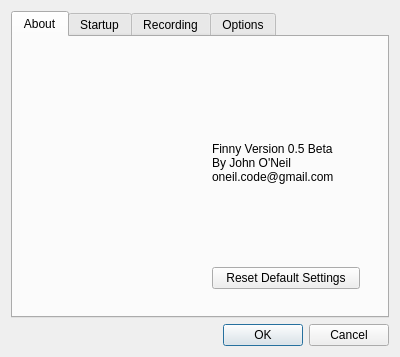
<?xml version="1.0" encoding="UTF-8"?>
<ui version="4.0">
 <class>Dialog</class>
 <widget class="QDialog" name="Dialog">
  <property name="geometry">
   <rect>
    <x>0</x>
    <y>0</y>
    <width>400</width>
    <height>350</height>
   </rect>
  </property>
  <property name="sizePolicy">
   <sizepolicy hsizetype="Expanding" vsizetype="Expanding">
    <horstretch>0</horstretch>
    <verstretch>0</verstretch>
   </sizepolicy>
  </property>
  <property name="maximumSize">
   <size>
    <width>400</width>
    <height>350</height>
   </size>
  </property>
  <property name="windowTitle">
   <string>Dialog</string>
  </property>
  <layout class="QVBoxLayout" name="verticalLayout">
   <item>
    <widget class="QTabWidget" name="Tabs">
     <property name="currentIndex">
      <number>0</number>
     </property>
     <widget class="QWidget" name="AboutTab">
      <attribute name="title">
       <string>About</string>
      </attribute>
      <layout class="QVBoxLayout" name="verticalLayout_6">
       <item>
        <widget class="QWidget" name="widget_5" native="true">
         <layout class="QHBoxLayout" name="horizontalLayout">
          <item>
           <widget class="QLabel" name="label">
            <property name="sizePolicy">
             <sizepolicy hsizetype="Fixed" vsizetype="Fixed">
              <horstretch>0</horstretch>
              <verstretch>0</verstretch>
             </sizepolicy>
            </property>
            <property name="maximumSize">
             <size>
              <width>205</width>
              <height>191</height>
             </size>
            </property>
            <property name="text">
             <string/>
            </property>
            <property name="pixmap">
             <pixmap resource="../finny.qrc">:/finny/assets/radioshark.png</pixmap>
            </property>
            <property name="scaledContents">
             <bool>true</bool>
            </property>
           </widget>
          </item>
          <item>
           <widget class="QWidget" name="widget_6" native="true">
            <layout class="QVBoxLayout" name="verticalLayout_7">
             <item>
              <widget class="QLabel" name="label_2">
               <property name="text">
                <string>Finny Version 0.5 Beta
By John O'Neil
oneil.code@gmail.com</string>
               </property>
              </widget>
             </item>
             <item>
              <widget class="QPushButton" name="Reset">
               <property name="text">
                <string>Reset Default Settings</string>
               </property>
              </widget>
             </item>
            </layout>
           </widget>
          </item>
         </layout>
        </widget>
       </item>
      </layout>
     </widget>
     <widget class="QWidget" name="StartupSettingsTab">
      <attribute name="title">
       <string>Startup</string>
      </attribute>
      <layout class="QVBoxLayout" name="verticalLayout_2">
       <property name="spacing">
        <number>3</number>
       </property>
       <property name="margin">
        <number>0</number>
       </property>
       <item>
        <widget class="QGroupBox" name="groupBox">
         <property name="title">
          <string>Startup Frequency Behavior</string>
         </property>
         <layout class="QVBoxLayout" name="verticalLayout_3">
          <property name="spacing">
           <number>3</number>
          </property>
          <property name="leftMargin">
           <number>3</number>
          </property>
          <property name="topMargin">
           <number>3</number>
          </property>
          <property name="rightMargin">
           <number>3</number>
          </property>
          <property name="bottomMargin">
           <number>0</number>
          </property>
          <item>
           <widget class="QRadioButton" name="StartAtLastFrequency">
            <property name="text">
             <string>Start Finny at last frequecy listened to.</string>
            </property>
           </widget>
          </item>
          <item>
           <widget class="QRadioButton" name="StartAtFixedFrequency">
            <property name="text">
             <string>Start Finny at frequency:</string>
            </property>
           </widget>
          </item>
          <item>
           <widget class="QWidget" name="StartFrequencyPanel" native="true">
            <layout class="QHBoxLayout" name="horizontalLayout_2">
             <property name="spacing">
              <number>3</number>
             </property>
             <property name="margin">
              <number>0</number>
             </property>
             <item>
              <widget class="QComboBox" name="StartBand">
               <property name="sizePolicy">
                <sizepolicy hsizetype="Fixed" vsizetype="Fixed">
                 <horstretch>0</horstretch>
                 <verstretch>0</verstretch>
                </sizepolicy>
               </property>
               <item>
                <property name="text">
                 <string>AM</string>
                </property>
               </item>
               <item>
                <property name="text">
                 <string>FM</string>
                </property>
               </item>
              </widget>
             </item>
             <item>
              <widget class="QDoubleSpinBox" name="StartFreq">
               <property name="sizePolicy">
                <sizepolicy hsizetype="Fixed" vsizetype="Fixed">
                 <horstretch>0</horstretch>
                 <verstretch>0</verstretch>
                </sizepolicy>
               </property>
              </widget>
             </item>
            </layout>
           </widget>
          </item>
         </layout>
        </widget>
       </item>
       <item>
        <widget class="QGroupBox" name="groupBox_2">
         <property name="title">
          <string>Startup Volume Behavior</string>
         </property>
         <layout class="QVBoxLayout" name="verticalLayout_4">
          <property name="spacing">
           <number>3</number>
          </property>
          <property name="leftMargin">
           <number>0</number>
          </property>
          <property name="topMargin">
           <number>3</number>
          </property>
          <property name="rightMargin">
           <number>0</number>
          </property>
          <property name="bottomMargin">
           <number>0</number>
          </property>
          <item>
           <widget class="QRadioButton" name="StartAtLastVolume">
            <property name="text">
             <string>Start Finny volume at last set value</string>
            </property>
           </widget>
          </item>
          <item>
           <widget class="QRadioButton" name="StartAtVolume">
            <property name="text">
             <string>Start Finny at volume:</string>
            </property>
           </widget>
          </item>
          <item>
           <widget class="QWidget" name="StartVolumePanel" native="true">
            <layout class="QHBoxLayout" name="horizontalLayout_3">
             <property name="spacing">
              <number>3</number>
             </property>
             <property name="margin">
              <number>0</number>
             </property>
             <item>
              <widget class="QSpinBox" name="FixedVolume">
               <property name="sizePolicy">
                <sizepolicy hsizetype="Fixed" vsizetype="Fixed">
                 <horstretch>0</horstretch>
                 <verstretch>0</verstretch>
                </sizepolicy>
               </property>
              </widget>
             </item>
            </layout>
           </widget>
          </item>
         </layout>
        </widget>
       </item>
      </layout>
     </widget>
     <widget class="QWidget" name="RecordingTab">
      <attribute name="title">
       <string>Recording</string>
      </attribute>
      <layout class="QVBoxLayout" name="verticalLayout_8">
       <item>
        <widget class="QGroupBox" name="groupBox_7">
         <property name="title">
          <string>Path and Filenames</string>
         </property>
         <layout class="QVBoxLayout" name="verticalLayout_10">
          <item>
           <widget class="QWidget" name="widget" native="true">
            <layout class="QHBoxLayout" name="horizontalLayout_4">
             <item>
              <widget class="QLineEdit" name="RecordingPath"/>
             </item>
             <item>
              <widget class="QPushButton" name="RecordingPathBrowse">
               <property name="text">
                <string>Browse</string>
               </property>
              </widget>
             </item>
            </layout>
           </widget>
          </item>
         </layout>
        </widget>
       </item>
       <item>
        <widget class="QGroupBox" name="groupBox_6">
         <property name="title">
          <string>MP3 Settings</string>
         </property>
         <layout class="QVBoxLayout" name="verticalLayout_5">
          <item>
           <widget class="QWidget" name="widget_2" native="true">
            <layout class="QHBoxLayout" name="horizontalLayout_5">
             <item>
              <widget class="QRadioButton" name="AutoGenerateMP3Filenames">
               <property name="text">
                <string>Auto generate filenames</string>
               </property>
              </widget>
             </item>
             <item>
              <widget class="QRadioButton" name="BrowseMP3Filenames">
               <property name="text">
                <string>Browse</string>
               </property>
              </widget>
             </item>
            </layout>
           </widget>
          </item>
          <item>
           <widget class="QWidget" name="widget_4" native="true">
            <layout class="QHBoxLayout" name="horizontalLayout_6">
             <item>
              <widget class="QLabel" name="label_4">
               <property name="text">
                <string>File Format</string>
               </property>
              </widget>
             </item>
             <item>
              <widget class="QComboBox" name="MP3Format">
               <item>
                <property name="text">
                 <string>Stereo</string>
                </property>
               </item>
               <item>
                <property name="text">
                 <string>Joint-Stereo</string>
                </property>
               </item>
               <item>
                <property name="text">
                 <string>Dual Channel</string>
                </property>
               </item>
               <item>
                <property name="text">
                 <string>Mono</string>
                </property>
               </item>
               <item>
                <property name="text">
                 <string>Auto</string>
                </property>
               </item>
              </widget>
             </item>
            </layout>
           </widget>
          </item>
          <item>
           <widget class="QWidget" name="widget_3" native="true">
            <layout class="QHBoxLayout" name="horizontalLayout_7">
             <item>
              <widget class="QLabel" name="label_3">
               <property name="text">
                <string>Bitrate</string>
               </property>
              </widget>
             </item>
             <item>
              <widget class="QSpinBox" name="Bitrate">
               <property name="minimum">
                <number>8</number>
               </property>
               <property name="maximum">
                <number>320</number>
               </property>
               <property name="value">
                <number>128</number>
               </property>
              </widget>
             </item>
            </layout>
           </widget>
          </item>
         </layout>
        </widget>
       </item>
      </layout>
     </widget>
     <widget class="QWidget" name="OptionsTab">
      <attribute name="title">
       <string>Options</string>
      </attribute>
      <layout class="QVBoxLayout" name="verticalLayout_9">
       <item>
        <widget class="QGroupBox" name="groupBox_3">
         <property name="title">
          <string>Visualization</string>
         </property>
         <layout class="QVBoxLayout" name="verticalLayout_11">
          <item>
           <widget class="QWidget" name="widget_7" native="true">
            <property name="sizePolicy">
             <sizepolicy hsizetype="Preferred" vsizetype="Maximum">
              <horstretch>0</horstretch>
              <verstretch>0</verstretch>
             </sizepolicy>
            </property>
            <layout class="QHBoxLayout" name="horizontalLayout_8">
             <item>
              <widget class="QLabel" name="label_5">
               <property name="text">
                <string>Use Visualization:</string>
               </property>
              </widget>
             </item>
             <item>
              <widget class="QComboBox" name="VisualizationName">
               <item>
                <property name="text">
                 <string>monoscope</string>
                </property>
               </item>
               <item>
                <property name="text">
                 <string>libvisual_bumpscope</string>
                </property>
               </item>
               <item>
                <property name="text">
                 <string>libvisual_corona</string>
                </property>
               </item>
               <item>
                <property name="text">
                 <string>libvisual_infinite</string>
                </property>
               </item>
               <item>
                <property name="text">
                 <string>libvisual_jakdaw</string>
                </property>
               </item>
               <item>
                <property name="text">
                 <string>libvisual_jess</string>
                </property>
               </item>
               <item>
                <property name="text">
                 <string>libvisual_lv_analyzer</string>
                </property>
               </item>
               <item>
                <property name="text">
                 <string>libvisual_lv_scope</string>
                </property>
               </item>
               <item>
                <property name="text">
                 <string>libvisual_oinksie</string>
                </property>
               </item>
               <item>
                <property name="text">
                 <string>goom</string>
                </property>
               </item>
               <item>
                <property name="text">
                 <string>goom2k1</string>
                </property>
               </item>
              </widget>
             </item>
            </layout>
           </widget>
          </item>
         </layout>
        </widget>
       </item>
       <item>
        <widget class="QGroupBox" name="groupBox_4">
         <property name="title">
          <string>Scrreensaver</string>
         </property>
         <layout class="QVBoxLayout" name="verticalLayout_12">
          <item>
           <widget class="QCheckBox" name="DisableScreensaver">
            <property name="text">
             <string>Disable screensaver while playing</string>
            </property>
           </widget>
          </item>
         </layout>
        </widget>
       </item>
      </layout>
     </widget>
    </widget>
   </item>
   <item>
    <widget class="QDialogButtonBox" name="buttonBox">
     <property name="standardButtons">
      <set>QDialogButtonBox::Cancel|QDialogButtonBox::Ok</set>
     </property>
    </widget>
   </item>
  </layout>
 </widget>
 <resources>
  <include location="../finny.qrc"/>
 </resources>
 <connections>
  <connection>
   <sender>buttonBox</sender>
   <signal>accepted()</signal>
   <receiver>Dialog</receiver>
   <slot>accept()</slot>
   <hints>
    <hint type="sourcelabel">
     <x>199</x>
     <y>273</y>
    </hint>
    <hint type="destinationlabel">
     <x>199</x>
     <y>149</y>
    </hint>
   </hints>
  </connection>
  <connection>
   <sender>buttonBox</sender>
   <signal>rejected()</signal>
   <receiver>Dialog</receiver>
   <slot>reject()</slot>
   <hints>
    <hint type="sourcelabel">
     <x>199</x>
     <y>273</y>
    </hint>
    <hint type="destinationlabel">
     <x>199</x>
     <y>149</y>
    </hint>
   </hints>
  </connection>
  <connection>
   <sender>StartAtFixedFrequency</sender>
   <signal>toggled(bool)</signal>
   <receiver>StartFrequencyPanel</receiver>
   <slot>setEnabled(bool)</slot>
   <hints>
    <hint type="sourcelabel">
     <x>203</x>
     <y>96</y>
    </hint>
    <hint type="destinationlabel">
     <x>203</x>
     <y>138</y>
    </hint>
   </hints>
  </connection>
  <connection>
   <sender>StartAtVolume</sender>
   <signal>toggled(bool)</signal>
   <receiver>StartVolumePanel</receiver>
   <slot>setEnabled(bool)</slot>
   <hints>
    <hint type="sourcelabel">
     <x>203</x>
     <y>227</y>
    </hint>
    <hint type="destinationlabel">
     <x>203</x>
     <y>269</y>
    </hint>
   </hints>
  </connection>
  <connection>
   <sender>StartBand</sender>
   <signal>currentIndexChanged(int)</signal>
   <receiver>Dialog</receiver>
   <slot>OnBandChange(int)</slot>
   <hints>
    <hint type="sourcelabel">
     <x>135</x>
     <y>138</y>
    </hint>
    <hint type="destinationlabel">
     <x>199</x>
     <y>174</y>
    </hint>
   </hints>
  </connection>
  <connection>
   <sender>RecordingPathBrowse</sender>
   <signal>pressed()</signal>
   <receiver>Dialog</receiver>
   <slot>OnRecordingPathBrowse()</slot>
   <hints>
    <hint type="sourcelabel">
     <x>319</x>
     <y>96</y>
    </hint>
    <hint type="destinationlabel">
     <x>199</x>
     <y>173</y>
    </hint>
   </hints>
  </connection>
  <connection>
   <sender>Reset</sender>
   <signal>pressed()</signal>
   <receiver>Dialog</receiver>
   <slot>OnResetDefaultSettings()</slot>
   <hints>
    <hint type="sourcelabel">
     <x>286</x>
     <y>254</y>
    </hint>
    <hint type="destinationlabel">
     <x>199</x>
     <y>173</y>
    </hint>
   </hints>
  </connection>
 </connections>
 <slots>
  <slot>OnBandChange(int)</slot>
  <slot>OnRecordingPathBrowse()</slot>
  <slot>OnResetDefaultSettings()</slot>
 </slots>
</ui>
